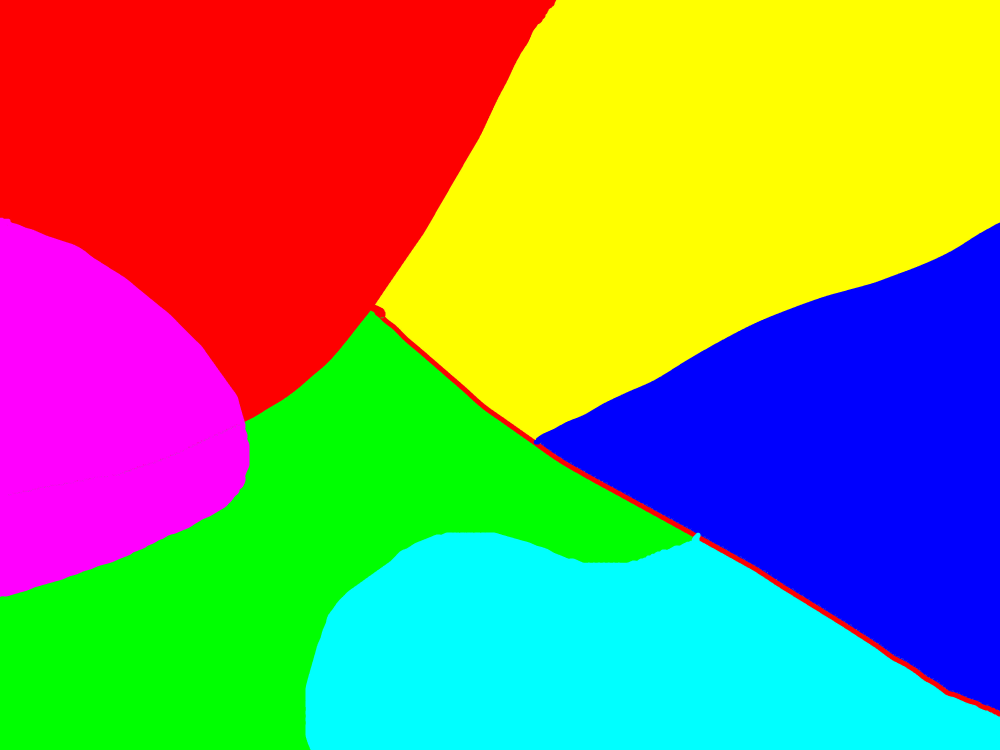
#> input picture test2.jpg, 4000 x 3000 px (shown at 1/4 size)
$ python backgroundimage.py
#> lines starting #> are read from the running program, lines starting #| are printed output that depends on the picture
# Determines if an image can be used as a background image
# Image is good if overall colors similar, colors come in large homogenous patches
# Uses k-means to group image by areas of similar color
# Todo: Make script callable by other programs/break up into functions
# Todo: Vectorize functions
# Todo: Multiple random initializations
# Todo: Make code readable

import numpy as np
import scipy
from PIL import Image
import random
import matplotlib.pyplot as plt

# Constants
THUMBNAIL_SIZE = (128, 128)
NUM_CENTROIDS = 5
NUM_ITERS = 10
CHANGE_THRESHOLD = 8

# Opens image, converts to thumbnail to reduce computation
img = Image.open('test2.jpg')
#> img is the input picture: PIL image 4000x3000 RGB; mean R, G, B 135.9, 141.9, 99.4
img.thumbnail(THUMBNAIL_SIZE)
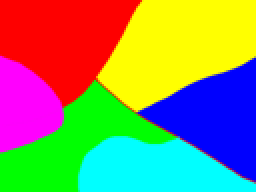
#> img: PIL image 128x96 RGB (shown 2 times larger); mean R, G, B 135.9, 141.9, 99.3
img = np.array(img)
h, w = img.shape[0], img.shape[1]
#> h = 96; w = 128

# Random initialization of NUM_CENTROIDS centroids by picking random pixels in image
# centroids - list of RGB centroids
# Todo: weighted random initialization instead of pure random
#> (the run stopped early here; a loop or call above may not have finished)

$ run again, with test1.jpg copied over test2.jpg
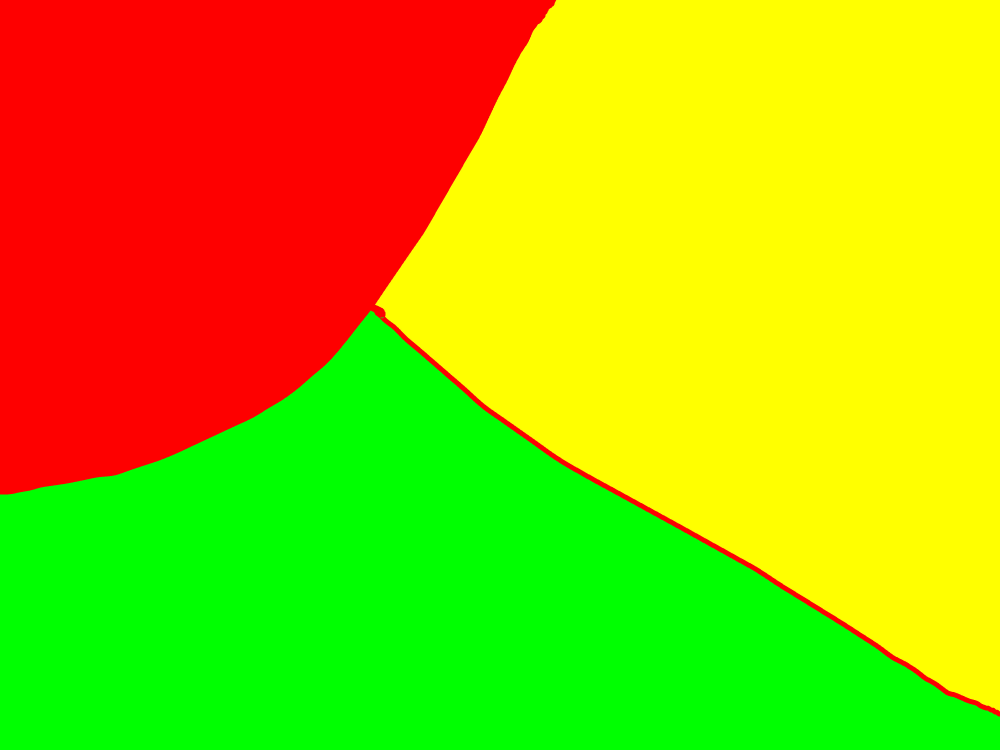
#> input picture test1.jpg, 4000 x 3000 px (shown at 1/4 size)
#> img is the input picture: PIL image 4000x3000 RGB; mean R, G, B 168.1, 188.8, 0.4
#> `img.thumbnail(THUMBNAIL_SIZE)`:
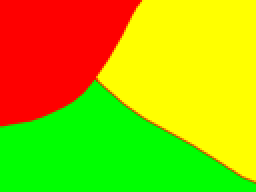
#> img: PIL image 128x96 RGB (shown 2 times larger); mean R, G, B 168.2, 188.7, 0.4
